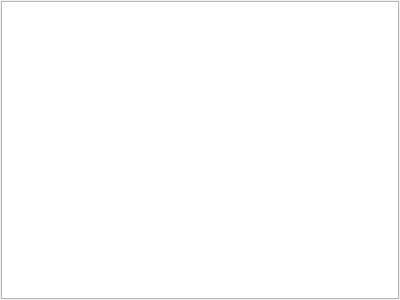
<?xml version="1.0" encoding="UTF-8"?>
<ui version="4.0">
 <class>PDesignerView</class>
 <widget class="QWidget" name="PDesignerView">
  <property name="geometry">
   <rect>
    <x>0</x>
    <y>0</y>
    <width>400</width>
    <height>300</height>
   </rect>
  </property>
  <property name="contextMenuPolicy">
   <enum>Qt::ActionsContextMenu</enum>
  </property>
  <property name="windowTitle">
   <string>Designer</string>
  </property>
  <layout class="QHBoxLayout" name="horizontalLayout">
   <property name="spacing">
    <number>1</number>
   </property>
   <property name="leftMargin">
    <number>1</number>
   </property>
   <property name="topMargin">
    <number>1</number>
   </property>
   <property name="rightMargin">
    <number>1</number>
   </property>
   <property name="bottomMargin">
    <number>1</number>
   </property>
   <item>
    <widget class="QGraphicsView" name="graphicsView_main">
     <property name="acceptDrops">
      <bool>false</bool>
     </property>
     <property name="sizeAdjustPolicy">
      <enum>QAbstractScrollArea::AdjustToContents</enum>
     </property>
     <property name="backgroundBrush">
      <brush brushstyle="NoBrush">
       <color alpha="255">
        <red>0</red>
        <green>0</green>
        <blue>0</blue>
       </color>
      </brush>
     </property>
     <property name="alignment">
      <set>Qt::AlignLeading|Qt::AlignLeft|Qt::AlignTop</set>
     </property>
     <property name="renderHints">
      <set>QPainter::HighQualityAntialiasing|QPainter::SmoothPixmapTransform|QPainter::TextAntialiasing</set>
     </property>
     <property name="dragMode">
      <enum>QGraphicsView::ScrollHandDrag</enum>
     </property>
     <property name="transformationAnchor">
      <enum>QGraphicsView::AnchorViewCenter</enum>
     </property>
     <property name="resizeAnchor">
      <enum>QGraphicsView::AnchorViewCenter</enum>
     </property>
     <property name="viewportUpdateMode">
      <enum>QGraphicsView::FullViewportUpdate</enum>
     </property>
    </widget>
   </item>
  </layout>
  <action name="actionzoom_In">
   <property name="icon">
    <iconset resource="../taskbusplatform.qrc">
     <normaloff>:/taskBus/images/zoomIn.png</normaloff>:/taskBus/images/zoomIn.png</iconset>
   </property>
   <property name="text">
    <string>zoom_In</string>
   </property>
   <property name="toolTip">
    <string>zoom_In, Ctrl+=</string>
   </property>
   <property name="shortcut">
    <string>Ctrl+=</string>
   </property>
  </action>
  <action name="actionzoom_Out">
   <property name="icon">
    <iconset resource="../taskbusplatform.qrc">
     <normaloff>:/taskBus/images/zoomOut.png</normaloff>:/taskBus/images/zoomOut.png</iconset>
   </property>
   <property name="text">
    <string>zoom_Out</string>
   </property>
   <property name="toolTip">
    <string>zoom_Out, Ctrl+-</string>
   </property>
   <property name="shortcut">
    <string>Ctrl+-</string>
   </property>
  </action>
  <action name="actionzoom_orgin">
   <property name="icon">
    <iconset resource="../taskbusplatform.qrc">
     <normaloff>:/taskBus/images/038-2.png</normaloff>:/taskBus/images/038-2.png</iconset>
   </property>
   <property name="text">
    <string>zoom_orgin</string>
   </property>
  </action>
  <action name="actionDelete_selected_node">
   <property name="icon">
    <iconset resource="../taskbusplatform.qrc">
     <normaloff>:/taskBus/images/delete_node.png</normaloff>:/taskBus/images/delete_node.png</iconset>
   </property>
   <property name="text">
    <string>Delete selected node</string>
   </property>
   <property name="shortcut">
    <string>Del</string>
   </property>
  </action>
  <action name="actiondebug_on">
   <property name="icon">
    <iconset resource="../taskbusplatform.qrc">
     <normaloff>:/taskBus/images/ddimg_debug.png</normaloff>:/taskBus/images/ddimg_debug.png</iconset>
   </property>
   <property name="text">
    <string>debug on</string>
   </property>
  </action>
  <action name="actiondebug_off">
   <property name="icon">
    <iconset resource="../taskbusplatform.qrc">
     <normaloff>:/taskBus/images/ddimg_debugoff.png</normaloff>:/taskBus/images/ddimg_debugoff.png</iconset>
   </property>
   <property name="text">
    <string>debug off</string>
   </property>
  </action>
  <action name="actionCopy">
   <property name="icon">
    <iconset resource="../taskbusplatform.qrc">
     <normaloff>:/taskBus/images/Copy.png</normaloff>:/taskBus/images/Copy.png</iconset>
   </property>
   <property name="text">
    <string>Copy</string>
   </property>
   <property name="toolTip">
    <string>Copy, Ctrl+C</string>
   </property>
   <property name="shortcut">
    <string>Ctrl+C</string>
   </property>
  </action>
  <action name="actionPaste">
   <property name="icon">
    <iconset resource="../taskbusplatform.qrc">
     <normaloff>:/taskBus/images/Paste.png</normaloff>:/taskBus/images/Paste.png</iconset>
   </property>
   <property name="text">
    <string>Paste</string>
   </property>
   <property name="toolTip">
    <string>Paste,Ctrl+V</string>
   </property>
   <property name="shortcut">
    <string>Ctrl+V</string>
   </property>
  </action>
  <action name="actionCut">
   <property name="icon">
    <iconset resource="../taskbusplatform.qrc">
     <normaloff>:/taskBus/images/Cut-2.png</normaloff>:/taskBus/images/Cut-2.png</iconset>
   </property>
   <property name="text">
    <string>Cut</string>
   </property>
   <property name="toolTip">
    <string>Cut,Ctrl+X</string>
   </property>
   <property name="shortcut">
    <string>Ctrl+X</string>
   </property>
  </action>
  <action name="actionConnectLine">
   <property name="icon">
    <iconset resource="../taskbusplatform.qrc">
     <normaloff>:/taskBus/images/H. line.png</normaloff>:/taskBus/images/H. line.png</iconset>
   </property>
   <property name="text">
    <string>ConnectLine</string>
   </property>
   <property name="toolTip">
    <string>ConnectLine, Ctrl+L</string>
   </property>
   <property name="shortcut">
    <string>Ctrl+L</string>
   </property>
  </action>
  <action name="actionDeleteLine">
   <property name="icon">
    <iconset resource="../taskbusplatform.qrc">
     <normaloff>:/taskBus/images/D. line.png</normaloff>:/taskBus/images/D. line.png</iconset>
   </property>
   <property name="text">
    <string>DeleteLine</string>
   </property>
   <property name="toolTip">
    <string>DeleteLine,Ctrl+D</string>
   </property>
   <property name="shortcut">
    <string>Ctrl+D</string>
   </property>
  </action>
  <action name="actionPinUp">
   <property name="icon">
    <iconset resource="../taskbusplatform.qrc">
     <normaloff>:/taskBus/images/up.png</normaloff>:/taskBus/images/up.png</iconset>
   </property>
   <property name="text">
    <string>PinUp</string>
   </property>
   <property name="toolTip">
    <string>pins Up(^Up)</string>
   </property>
   <property name="shortcut">
    <string>Ctrl+Up</string>
   </property>
  </action>
  <action name="actionPinDown">
   <property name="icon">
    <iconset resource="../taskbusplatform.qrc">
     <normaloff>:/taskBus/images/down.png</normaloff>:/taskBus/images/down.png</iconset>
   </property>
   <property name="text">
    <string>PinDown</string>
   </property>
   <property name="toolTip">
    <string>pins down(^Down)</string>
   </property>
   <property name="shortcut">
    <string>Ctrl+Down</string>
   </property>
  </action>
  <action name="actionPinSide">
   <property name="icon">
    <iconset resource="../taskbusplatform.qrc">
     <normaloff>:/taskBus/images/side.png</normaloff>:/taskBus/images/side.png</iconset>
   </property>
   <property name="text">
    <string>PinSide</string>
   </property>
   <property name="toolTip">
    <string>Move Pins to another side(^Left, ^Right)</string>
   </property>
   <property name="shortcut">
    <string>Ctrl+Left, Ctrl+Right</string>
   </property>
  </action>
  <action name="actionNiceUp">
   <property name="icon">
    <iconset resource="../taskbusplatform.qrc">
     <normaloff>:/taskBus/images/Process busy.png</normaloff>:/taskBus/images/Process busy.png</iconset>
   </property>
   <property name="text">
    <string>NiceUp</string>
   </property>
   <property name="toolTip">
    <string>Process priority Up</string>
   </property>
  </action>
  <action name="actionNiceDown">
   <property name="icon">
    <iconset resource="../taskbusplatform.qrc">
     <normaloff>:/taskBus/images/Process idle.png</normaloff>:/taskBus/images/Process idle.png</iconset>
   </property>
   <property name="text">
    <string>NiceDown</string>
   </property>
   <property name="toolTip">
    <string>Process priority Down</string>
   </property>
  </action>
  <action name="actionUndo">
   <property name="icon">
    <iconset resource="../taskbusplatform.qrc">
     <normaloff>:/taskBus/images/undo-1.png</normaloff>:/taskBus/images/undo-1.png</iconset>
   </property>
   <property name="text">
    <string>Undo</string>
   </property>
   <property name="toolTip">
    <string>Undo changes</string>
   </property>
   <property name="shortcut">
    <string>Ctrl+Z</string>
   </property>
  </action>
  <action name="actionRedo">
   <property name="icon">
    <iconset resource="../taskbusplatform.qrc">
     <normaloff>:/taskBus/images/Redo.png</normaloff>:/taskBus/images/Redo.png</iconset>
   </property>
   <property name="text">
    <string>Redo</string>
   </property>
   <property name="toolTip">
    <string>Redo changes</string>
   </property>
   <property name="shortcut">
    <string>Ctrl+Shift+Z</string>
   </property>
  </action>
 </widget>
 <resources>
  <include location="../taskbusplatform.qrc"/>
 </resources>
 <connections/>
</ui>
